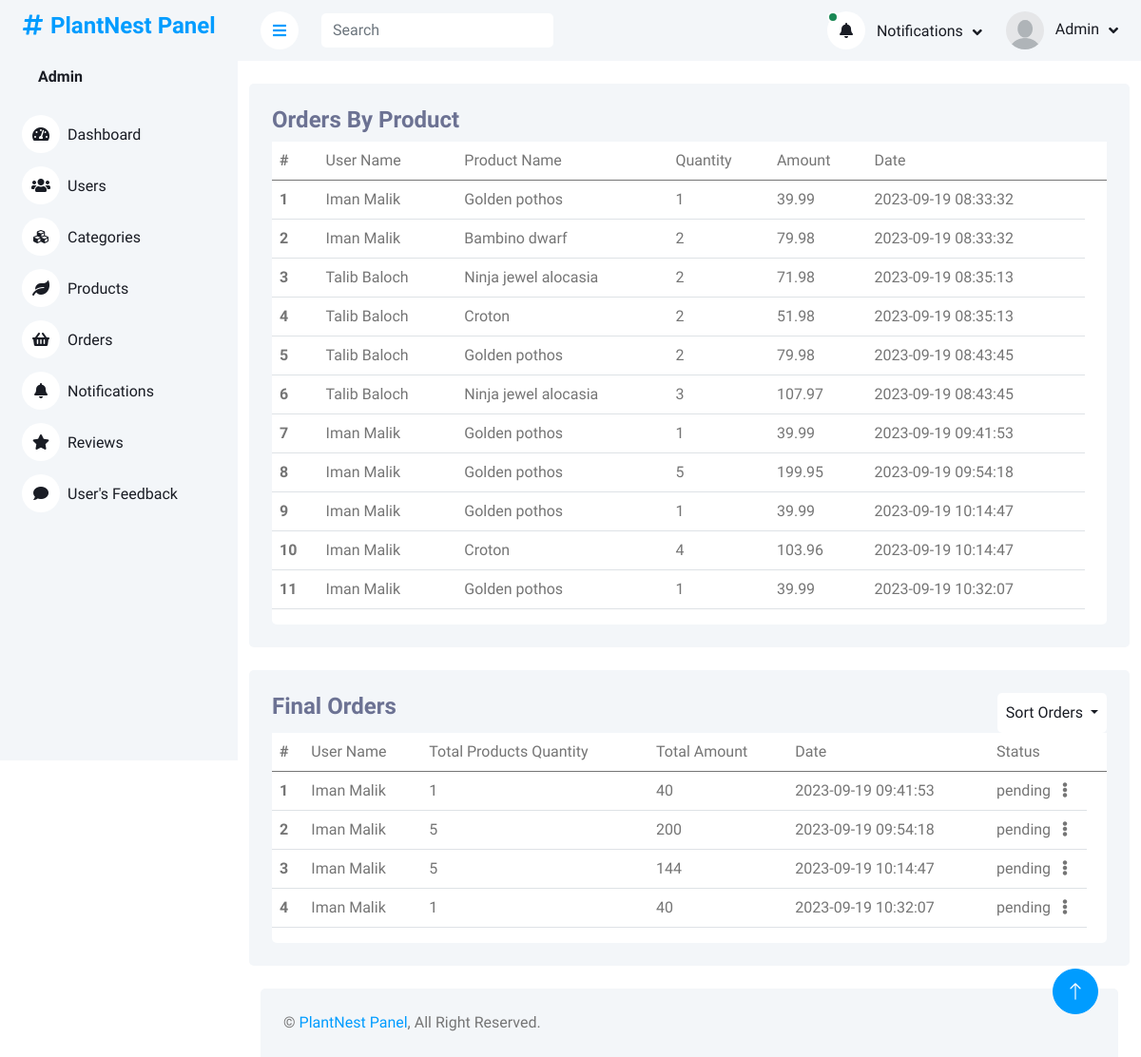
Page /plantnest/adminPanel/orders.php (signed in) on the earlier database version.
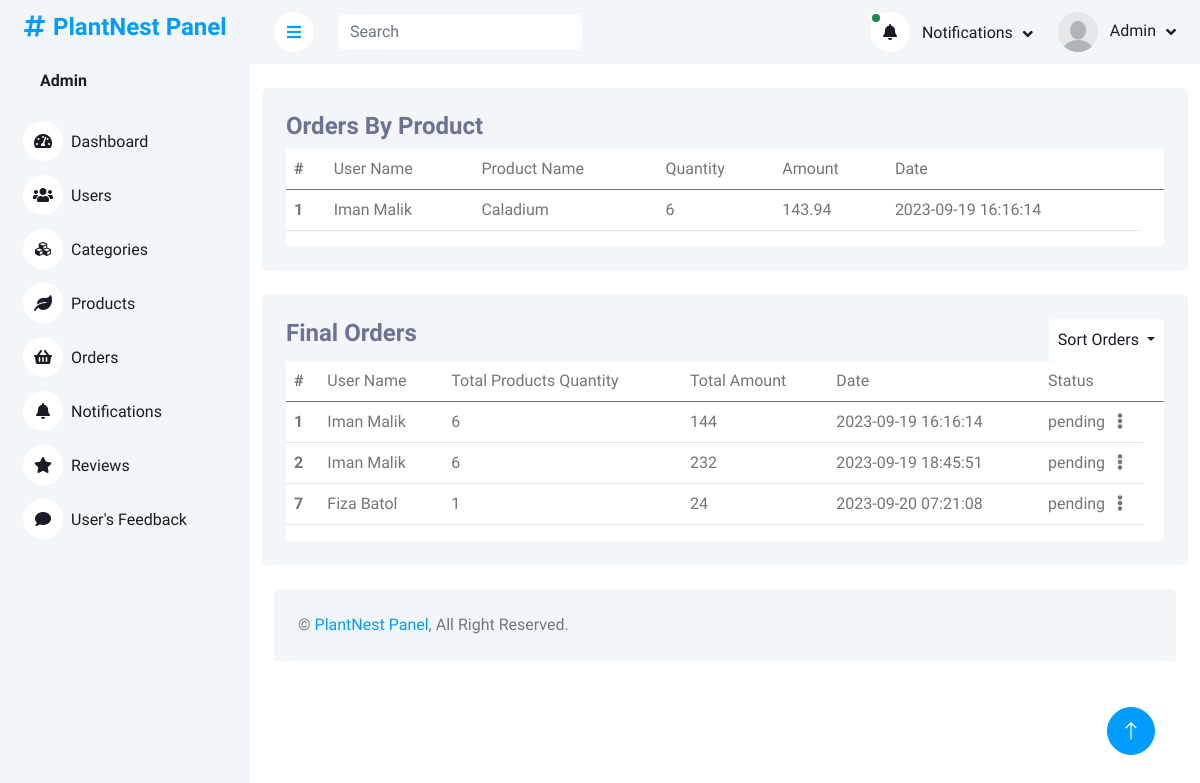
Same page on the later database version.
### tables this page shows
CREATE TABLE `orders` (
  `orderID` int(11) NOT NULL,
  `userID` int(11) DEFAULT NULL,
  `productID` int(11) DEFAULT NULL,
  `productQuantity` varchar(225) DEFAULT NULL,
  `totalAmount` varchar(225) DEFAULT NULL,
  `date` timestamp NOT NULL DEFAULT current_timestamp() ON UPDATE current_timestamp()
);

CREATE TABLE `users` (
  `userID` int(11) NOT NULL,
  `firstName` varchar(225) DEFAULT NULL,
  `lastName` varchar(225) DEFAULT NULL,
  `userEmail` varchar(225) NOT NULL,
  `userPassword` varchar(225) DEFAULT NULL
);

CREATE TABLE `products` (
  `productID` int(11) NOT NULL,
  `productName` varchar(225) DEFAULT NULL,
  `productDescription` varchar(225) DEFAULT NULL,
  `productPrice` varchar(225) DEFAULT NULL,
  `productImage` varchar(225) DEFAULT NULL,
  `productStock` varchar(255) NOT NULL,
  `categoryID` int(11) DEFAULT NULL
);

CREATE TABLE `final_order` (
  `order_id` int(11) NOT NULL,
  `user_id` int(11) NOT NULL,
  `fullName` varchar(225) DEFAULT NULL,
  `phone` int(11) DEFAULT NULL,
  `city` varchar(225) DEFAULT NULL,
  `userState` varchar(225) DEFAULT NULL,
  `zipCode` int(8) DEFAULT NULL,
  `qty` int(11) NOT NULL,
  `total_price` int(11) NOT NULL,
  `date_of_order` timestamp NOT NULL DEFAULT current_timestamp() ON UPDATE current_timestamp(),
  `orderStatus` enum('pending','approved','rejected') NOT NULL DEFAULT 'pending',
  `billing_address` text NOT NULL,
  `shipping_address` text NOT NULL,
  `payment_method` enum('COD','Card') NOT NULL,
  `card_number` varchar(222) NOT NULL,
  `expiry_date` date DEFAULT NULL,
  `cvv` varchar(32) NOT NULL
);

### plantnest/adminPanel/orders.php (the view, shortened to what the rows shown need)
<?php
include_once('header_admin.php');
?>
<div class="container pt-4">
    <div class="bg-light rounded p-4">
        <div class="row">
            <div class="col-12">
                <div class="bg-white rounded h-100 ">
                    <div class="table-responsive bg- ">
                        <table class="table">
                            <thead>
                                <tr>
                                    <th scope="col">#</th>
                                    <td>User Name</td>
                                    <td>Product Name</td>
                                    <td>Quantity</td>
                                    <td>Amount</td>
                                    <td>Date</td>
                                    <td> </td>
                                </tr>
                            </thead>
                            <tbody>
                                <?php
                                $query = $pdo->query("SELECT * FROM orders INNER JOIN users ON orders.userID = users.userID INNER JOIN  products ON orders.productID =products.productID;");
                                $result = $query->fetchAll(PDO::FETCH_ASSOC);
                                foreach ($result as $row) {
                                    ?>
                                    <tr class="tr-row">
                                        <th scope="row">
                                            <?php echo $row['orderID'] ?>
                                        </th>
                                        <td>
                                            <?php echo ucfirst($row['firstName']) ?>
                                            <?php echo ucfirst($row['lastName']) ?>
                                        </td>
                                        <td>
                                            <?php echo $row['productName'] ?>
                                        </td>
                                        <td>
                                            <?php echo $row['productQuantity'] ?>
                                        </td>
                                        <td>
                                            <?php echo $row['totalAmount'] ?>
                                        </td>
                                        <td>
                                            <?php echo $row['date'] ?>
                                        </td>
                                    </tr>
                                    <?php
                                }
                                ?>
                            </tbody>
                        </table>
                    </div>
                </div>
            </div>
        </div>
    </div>
</div>
<div class="container pt-4">
    <div class="bg-light rounded p-4">
        <div class="row">
            <div class="col-12">
                <div class="bg-white rounded h-100 ">
                    <div class="table-responsive bg- ">
                        <table class="table">
                            <thead>
                                <tr>
                                    <th scope="col">#</th>
                                    <td>User Name</td>
                                    <td>Total Products Quantity</td>
                                    <td>Total Amount</td>
                                    <td>Date</td>
                                    <td>Status </td>
                                    <td> </td>
                                </tr>
                            </thead>
                            <tbody>
                                <?php
                                if (isset($_POST['sort-order-by-name'])) {
                                    $query = $pdo->query("SELECT * FROM final_order INNER JOIN users ON final_order.user_id = users.userID  where orderStatus = 'pending' OR orderStatus = 'approved'; ORDER BY users.firstName ;");
                                    $result = $query->fetchAll(PDO::FETCH_ASSOC);
                                } else if (isset($_POST['sort-order-by-date'])) {
                                    $query = $pdo->query("SELECT * FROM final_order INNER JOIN users ON final_order.user_id = users.userID  where orderStatus = 'pending' OR orderStatus = 'approved' ORDER BY final_order.date_of_order;");
                                    $result = $query->fetchAll(PDO::FETCH_ASSOC);
                                } else {
                                    $query = $pdo->query("SELECT users.*,final_order.*
    FROM users
    INNER JOIN final_order ON final_order.user_id = users.userID where orderStatus = 'pending' OR orderStatus = 'approved';");
                                    $result = $query->fetchAll(PDO::FETCH_ASSOC);
                                }
                                foreach ($result as $row) {
                                    ?>
                                    <tr class="tr-row">
                                        <th scope="row">
                                            <?php echo $row['order_id'] ?>
                                        </th>
                                        <td>
                                            <?php echo ucfirst($row['firstName']) ?>
                                            <?php echo ucfirst($row['lastName']) ?>
                                        </td>
                                        <td>
                                            <?php echo $row['qty'] ?>
                                        </td>
                                        <td>
                                            <?php echo $row['total_price'] ?>
                                        </td>
                                        <td>
                                            <?php echo $row['date_of_order'] ?>
                                        </td>
                                        <?php
                                        if ($row['orderStatus'] === "pending") {
                                            ?>
                                            <td class="d-flex">
                                                <?php echo $row['orderStatus'] ?>
                                                <div class="mx-auto">
                                                    <i class="fa fa-ellipsis-v" data-bs-toggle="dropdown" aria-expanded="false"
                                                        id="dropdownMenuButton" aria-haspopup="true" aria-expanded="false"></i>
                                                </div>
                                            </td>
                                            <?php
                                        } else {
                                            ?>
                                            <td class="d-flex">
                                                <?php echo $row['orderStatus'] ?>
                                            </td>
                                            <?php
                                        }
                                        ?>
                                    </tr>
                                    <?php
                                }
                                ?>
                            </tbody>
                        </table>
                    </div>
                </div>
            </div>
        </div>
    </div>
</div>
<?php
include('footer.php');
?>

### plantnest/adminPanel/header_admin.php (shortened to what the rows shown need)
<?php
include("php/query.php");
?>
<!DOCTYPE html>
<html lang="en">
<head>
    <link href="https://cdnjs.cloudflare.com/ajax/libs/font-awesome/5.10.0/css/all.min.css" rel="stylesheet">
    <link href="https://cdn.jsdelivr.net/npm/bootstrap-icons@1.4.1/font/bootstrap-icons.css" rel="stylesheet">
    <link href="lib/owlcarousel/assets/owl.carousel.min.css" rel="stylesheet">
    <link href="lib/tempusdominus/css/tempusdominus-bootstrap-4.min.css" rel="stylesheet" />
    <link href="css/bootstrap.min.css" rel="stylesheet">
    <link href="css/style.css" rel="stylesheet">
</head>
<body>
    <div class="container-xxl position-relative bg-white d-flex p-0">
        <div class="sidebar pe-4 pb-3">
            <nav class="navbar bg-light navbar-light">
                <div class="d-flex align-items-center ms-4 mb-4">
                    <div class="ms-3">
                    <?php
                                 if(isset($_SESSION['Admin'])){
                                    $admin = $_SESSION['Admin'];
                                  $query = $pdo->prepare("SELECT * FROM admins WHERE adminID = :iD ");
                                  $query->bindParam(':iD',  $admin);
                                  $query->execute();
                                  $result = $query->fetch(PDO::FETCH_ASSOC);
                        ?>
                         <h6 class="mb-0">
                             <span><?php echo ucfirst($result['adminName'])?></span>
                            </h6>
</span>    <?php
                    }
                        ?>
                    </div>
                </div>
            </nav>
        </div>
        <div class="content">
            <nav class="navbar navbar-expand bg-light navbar-light sticky-top px-4 py-0">
                <div class="navbar-nav align-items-center ms-auto">
                    <div class="nav-item dropdown">
                        <a href="#" class="nav-link dropdown-toggle" data-bs-toggle="dropdown">
                        <?php
                                 if(isset($_SESSION['Admin'])){
                                    $admin = $_SESSION['Admin'];
                                  $query = $pdo->prepare("SELECT * FROM admins WHERE adminID = :iD ");
                                  $query->bindParam(':iD', $admin);
                                  $query->execute();
                                  $result = $query->fetch(PDO::FETCH_ASSOC);
                              if($result['adminImage']){
                        ?>
                        <img class="rounded-circle me-lg-2" src="img/<?php echo $result['adminImage'] ?>" alt="" style="width: 40px; height: 40px;">
                            <?php
                              }else if(empty($result['adminImage'])){
                                ?>
                        <img class="rounded-circle me-lg-2" src="img/user.jpg" alt="" style="width: 40px; height: 40px;">
                                <?php
                              }
                            ?>
                                <span class="d-none d-lg-inline-flex">
                                    <?php echo ucfirst($result['adminName']) ?>
                                </span>
                                <?php
                        }
                            ?>
                        </a>
                    </div>
                </div>
            </nav>

Differences in the rows shown:
removed orders: orderID "2", userID.firstName "Iman", userID.lastName "Malik", productID.productName "Bambino dwarf", productQuantity "2", totalAmount "79.98", date "2023-09-19 08:33:32"
removed orders: orderID "3", userID.firstName "Talib", userID.lastName "Baloch", productID.productName "Ninja jewel alocasia", productQuantity "2", totalAmount "71.98", date "2023-09-19 08:35:13"
removed orders: orderID "4", userID.firstName "Talib", userID.lastName "Baloch", productID.productName "Croton", productQuantity "2", totalAmount "51.98", date "2023-09-19 08:35:13"
removed orders: orderID "5", userID.firstName "Talib", userID.lastName "Baloch", productID.productName "Golden pothos", productQuantity "2", totalAmount "79.98", date "2023-09-19 08:43:45"
removed orders: orderID "6", userID.firstName "Talib", userID.lastName "Baloch", productID.productName "Ninja jewel alocasia", productQuantity "3", totalAmount "107.97", date "2023-09-19 08:43:45"
removed orders: orderID "7", userID.firstName "Iman", userID.lastName "Malik", productID.productName "Golden pothos", productQuantity "1", totalAmount "39.99", date "2023-09-19 09:41:53"
removed orders: orderID "8", userID.firstName "Iman", userID.lastName "Malik", productID.productName "Golden pothos", productQuantity "5", totalAmount "199.95", date "2023-09-19 09:54:18"
removed orders: orderID "9", userID.firstName "Iman", userID.lastName "Malik", productID.productName "Golden pothos", productQuantity "1", totalAmount "39.99", date "2023-09-19 10:14:47"
removed orders: orderID "10", userID.firstName "Iman", userID.lastName "Malik", productID.productName "Croton", productQuantity "4", totalAmount "103.96", date "2023-09-19 10:14:47"
removed orders: orderID "11", userID.firstName "Iman", userID.lastName "Malik", productID.productName "Golden pothos", productQuantity "1", totalAmount "39.99", date "2023-09-19 10:32:07"
removed final_order: order_id "3", user.firstName "Iman", user.lastName "Malik", qty "5", total_price "144", date_of_order "2023-09-19 10:14:47", orderStatus "pending"
removed final_order: order_id "4", user.firstName "Iman", user.lastName "Malik", qty "1", total_price "40", date_of_order "2023-09-19 10:32:07", orderStatus "pending"
changed orders "Iman": productID.productName "Golden pothos" → "Caladium"; productQuantity "1" → "6"; totalAmount "39.99" → "143.94"; date "2023-09-19 08:33:32" → "2023-09-19 16:16:14"
changed final_order id 1: qty "1" → "6"; total_price "40" → "144"; date_of_order "2023-09-19 09:41:53" → "2023-09-19 16:16:14"
changed final_order id 2: qty "5" → "6"; total_price "200" → "232"; date_of_order "2023-09-19 09:54:18" → "2023-09-19 18:45:51"
added final_order: order_id "7", user.firstName "Fiza", user.lastName "Batol", qty "1", total_price "24", date_of_order "2023-09-20 07:21:08", orderStatus "pending"
